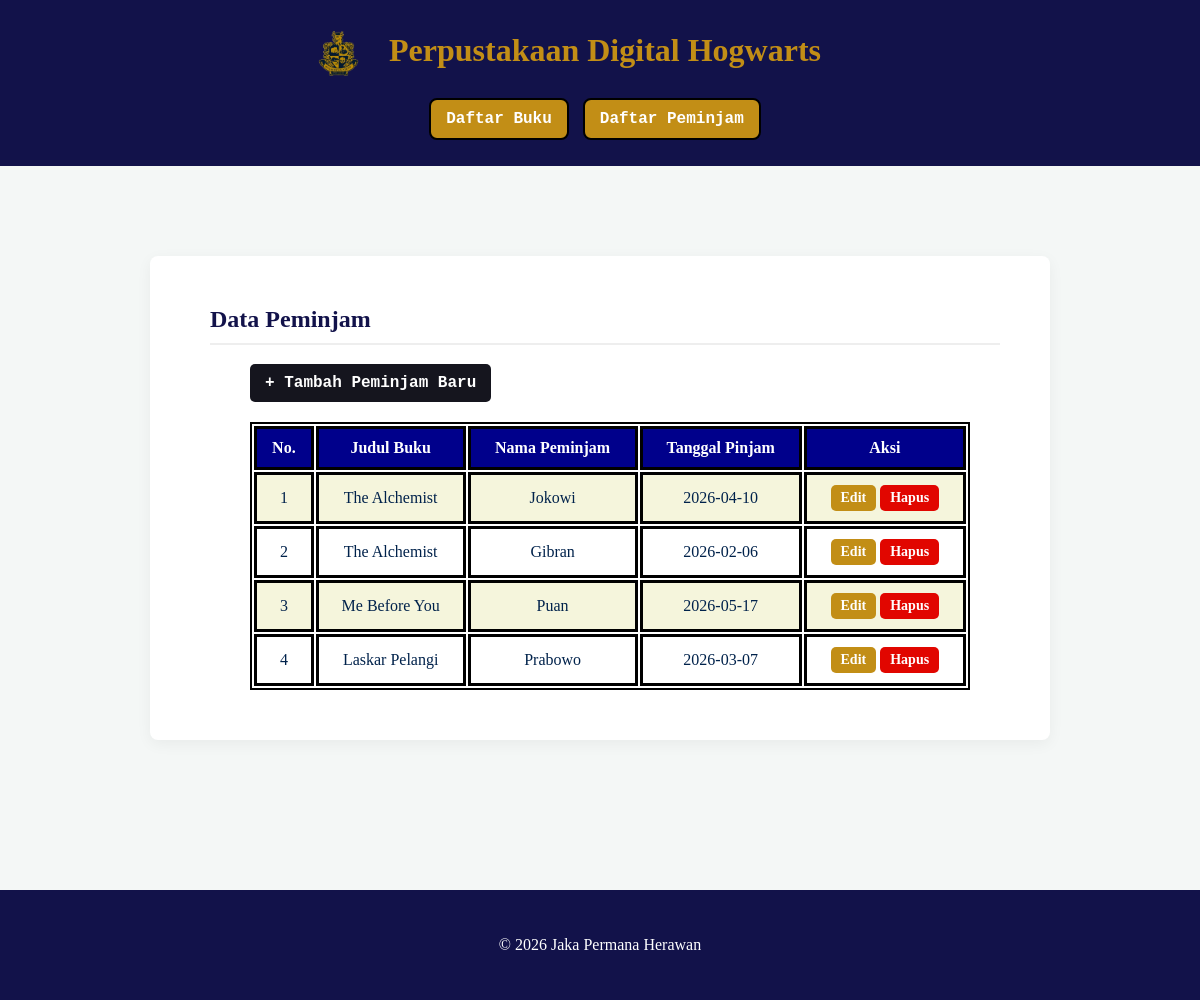
Screenshot of /peminjaman.php with the database file from the repository.
### tables this page shows
CREATE TABLE `peminjaman` (
  `id_peminjaman` int(11) NOT NULL AUTO_INCREMENT,
  `id_buku` int(11) DEFAULT NULL,
  `nama_peminjam` varchar(100) NOT NULL,
  `tgl_pinjam` date NOT NULL,
  PRIMARY KEY (`id_peminjaman`),
  KEY `id_buku` (`id_buku`),
  CONSTRAINT `peminjaman_ibfk_1` FOREIGN KEY (`id_buku`) REFERENCES `buku` (`id_buku`) ON UPDATE CASCADE
);

CREATE TABLE `buku` (
  `id_buku` int(11) NOT NULL AUTO_INCREMENT,
  `judul_buku` varchar(225) NOT NULL,
  `pengarang` varchar(100) NOT NULL,
  `id_kategori` int(11) DEFAULT NULL,
  PRIMARY KEY (`id_buku`),
  KEY `id_kategori` (`id_kategori`),
  CONSTRAINT `buku_ibfk_1` FOREIGN KEY (`id_kategori`) REFERENCES `kategori` (`id_kategori`) ON UPDATE CASCADE
);

### peminjaman.php (the view, shortened to what this page needs)
<?php
include 'koneksi.php';
$query = "SELECT peminjaman.id_peminjaman,buku.judul_buku,peminjaman.nama_peminjam,peminjaman.tgl_pinjam
          FROM peminjaman
          INNER JOIN buku ON peminjaman.id_buku = buku.id_buku";
$result = mysqli_query($koneksi, $query);
?>
<!DOCTYPE html>
<html lang="en">
<head>
    <link rel="stylesheet" href="assets/css/style.css">
</head>
<body>
    <header>
        <h1><img src="assets/img/logo.png" alt="Logo" width="100">Perpustakaan Digital Hogwarts</h1>
        <nav>
            <ul>
                <li><a class="btn btn-daftar" href="index.php">Daftar Buku</a></li>
                <li><a class="btn btn-daftar" href="peminjaman.php">Daftar Peminjam</a></li>
            </ul>
        </nav>
    </header>
    <div class="content">
        <h2>Data Peminjam</h2>
        <a href="tambahpinjam.php" class="btn btn-tambah">+ Tambah Peminjam Baru </a>
        <table class="table">
            <tr>
                <th>No.</th>
                <th>Judul Buku</th>
                <th>Nama Peminjam</th>
                <th>Tanggal Pinjam</th>
                <th>Aksi</th>
            </tr>
            <?php $i=1; while($row = mysqli_fetch_assoc($result)) { ?>
            <tr>
                <td><?= $i++; ?></td>
                <td><?= $row['judul_buku']; ?></td>
                <td><?= $row['nama_peminjam']; ?></td>
                <td><?= $row['tgl_pinjam']; ?></td>
                <td>
                    <a href="editpinjam.php?id=<?= $row['id_peminjaman']; ?>"class="btn btn-edit">Edit</a>
                    <a href="hapuspinjam.php?id=<?= $row['id_peminjaman']; ?>" class="btn btn-hapus" onclick="return confirm('Yakin mau hapus transaksi ini?')">Hapus</a>
                </td>
            </tr>
            <?php } ?>
        </table>
    </div>
    <div class="credit">
        <footer>
            <p>&copy; 2026 Jaka Permana Herawan</p>
        </footer>
    </div>
</body>
</html>

### assets/css/style.css (style rules this page uses)
body { font-family:'Times New Roman', Times, serif; background-color: #f4f7f6; color:darkblue; margin: 0; }
h1 { font-family: 'Times New Roman', Times, serif; color: rgb(194, 142, 22); margin-right: 100px; margin-left: 10px; }
.content { background-color: white; padding: 50px; margin: 150px; margin-top: 90px; border-radius: 8px; box-shadow: 0 4px 15px rgba(0,0,0,0.05); }
.content h2 { color: rgb(18, 18, 74); border-bottom: 2px solid #eee; padding-bottom: 10px; margin-top: 0; margin-left: 10px; }
header { background-color:rgb(18, 18, 74); text-align: center; padding: 10px; }
.credit { background-color:rgb(18, 18, 74); color: white; text-align: center; padding: 30px; margin-top: 100px; }
nav ul { list-style-type: none; padding: 0; }
nav ul li { background-color:rgb(18, 18, 74); color:white; margin: 0; margin-right: 10px; display: inline; }
nav ul li a { font-family: 'Courier New', Courier, monospace; background-color: rgb(194, 142, 22); color: white; border: 2px solid black; border-radius: 8px; text-decoration-line: none; }
.table { text-align: center; width: 90%; margin-top: 20px; margin-left: 50px; border: 2px solid black; }
.table th, .table td { padding: 10px; }
.table th { background-color: darkblue; color: white; border: 3px solid black; }
.table td { border: 3px solid black; color:rgb(0, 34, 75); }
.table tr:nth-child(even) { background-color:beige; }
h1 img { vertical-align: middle; }
.btn { display: inline-block; padding: 10px 15px; background-color: #15151E; color: white; text-decoration: none; border-radius: 5px; font-weight: bold; border: none; cursor: pointer; transition: background 0.3s; }
.btn-tambah { font-family: 'Courier New', Courier, monospace; background-color: #15151E; color: white; text-decoration: none; border-radius: 5px; margin-left: 50px; }
.btn-edit { background-color: rgb(194, 142, 22); padding: 5px 10px; font-size: 14px; }
.btn-hapus { background-color: #E10600; padding: 5px 10px; font-size: 14px; }
.btn-daftar { font-family: 'Courier New', Courier, monospace; background-color: rgb(194, 142, 22); color: white; border: 2px solid black; border-radius: 8px; }

### rows the page displays
peminjaman: id_buku.judul_buku "The Alchemist", nama_peminjam "Jokowi", tgl_pinjam "2026-04-10"
peminjaman: id_buku.judul_buku "The Alchemist", nama_peminjam "Gibran", tgl_pinjam "2026-02-06"
peminjaman: id_buku.judul_buku "Me Before You", nama_peminjam "Puan", tgl_pinjam "2026-05-17"
peminjaman: id_buku.judul_buku "Laskar Pelangi", nama_peminjam "Prabowo", tgl_pinjam "2026-03-07"
